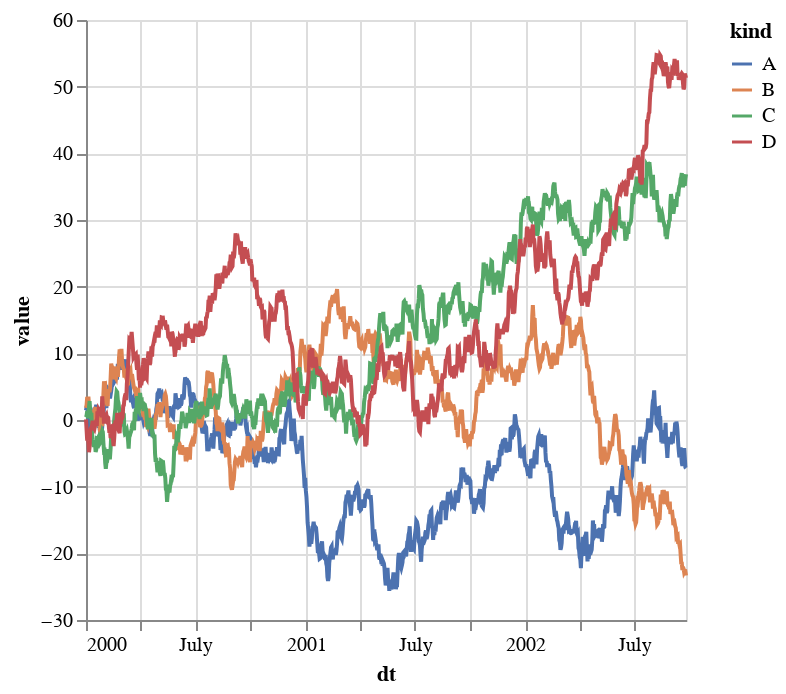

Notebook code for this chart:
### Code cell
c = altair.Chart(ts).mark_line().encode(
    x='dt',
    y='value',
    color=altair.Color('kind', scale=altair.Scale(range=cp.as_hex()))
)
c

### Figure 1 — Vega-Lite specification as saved in the notebook (floating-point values rounded to 4 significant figures; data arrays with more than 128 entries replaced by an {"elided": "..."} marker saying what was removed)
{"config": {"view": {"continuousWidth": 300, "continuousHeight": 300}}, "data": {"name": "data-1e2cc2a56463bb50f0454adc0224f9e4"}, "mark": {"type": "line"}, "encoding": {"color": {"field": "kind", "scale": {"range": ["#4c72b0", "#dd8452", "#55a868", "#c44e52", "#8172b3", "#937860", "#da8bc3", "#8c8c8c", "#ccb974", "#64b5cd"]}, "type": "nominal"}, "x": {"field": "dt", "type": "temporal"}, "y": {"field": "value", "type": "quantitative"}}, "$schema": "https://vega.github.io/schema/vega-lite/v5.16.3.json", "datasets": {"data-1e2cc2a56463bb50f0454adc0224f9e4": {"elided": "4000 records"}}}
